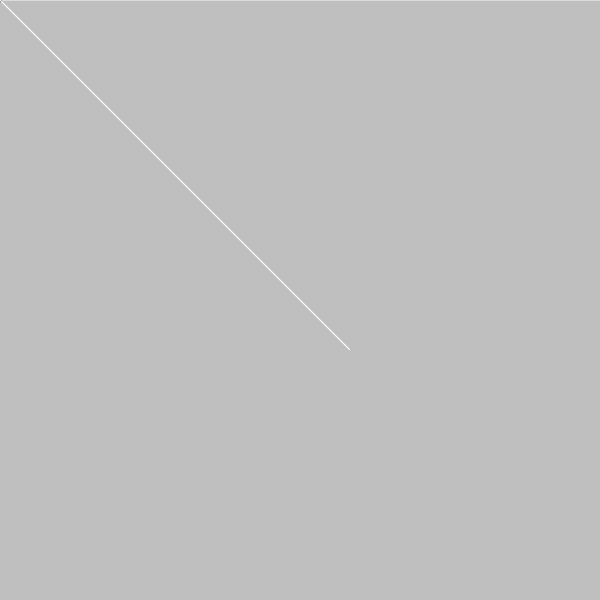
Frame 1 (no input)
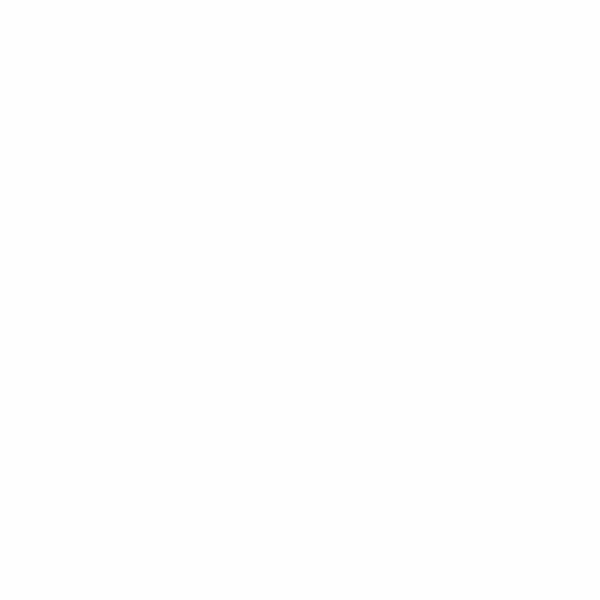
Frame 60 (the mouse pressed at the canvas centre just before this capture)
Frame 120 (the mouse held since frame 60 and released just before this capture): identical to frame 60, image omitted

The Processing sketch that drew these frames (run headless with seeded random() and noise(); from frame 60 on, the mouse is pressed at the canvas centre):

// Processing sketch: processing_60444
// ── processing_60444.pde

float angle = 0;
float radius = 100;
int dragX, dragY, moveX, moveY, pressX, pressY;
int colorValue;
int value = 0;
 
void setup() {
  background(#ffffff);
  size(600, 600);
  smooth();
  noFill();
  strokeWeight (.25);
}
void draw() {
  fill(255, 20);

  for(int i = 0;i < width;i++){
    float colorValue = map(i,0,width,0,360);
//    stroke(colorValue,100,100,100); //background color
    line(i,0,i,height);
    ellipse(random(25-30),random(25-30),random(25-30),random(25-30));
  }
 
    angle +=.01;
 
  for(int i = 0; i < 100; i++){
  float sinval = cos(angle);
  float cosval = cos(angle);    
  float x = 250 + (cosval * radius);
  float y = 250 + (sinval * radius);

  stroke(#ffffff);

  fill(i+i, i++, i++, i++);
  quad(x,y,moveX,moveY,mouseX,mouseY,pmouseX,pmouseY);
//  ellipse(mouseX,mouseY,pmouseX,pmouseY);
  quad(mouseX,mouseY,pmouseX,pmouseY,mouseX,mouseY,pmouseX,pmouseY);
  translate(dragX,dragY);
  }
}
 void mouseMoved() {
    moveX = mouseX;
    moveY = mouseY;
}
  void mouseDragged() {
    dragX = mouseX-2;
    dragY = mouseY; 
}
 
void mouseClicked (){
  float glowLight = sin (radians (angle));
  fill (random (255));
  stroke(24, 73, 223);
}
